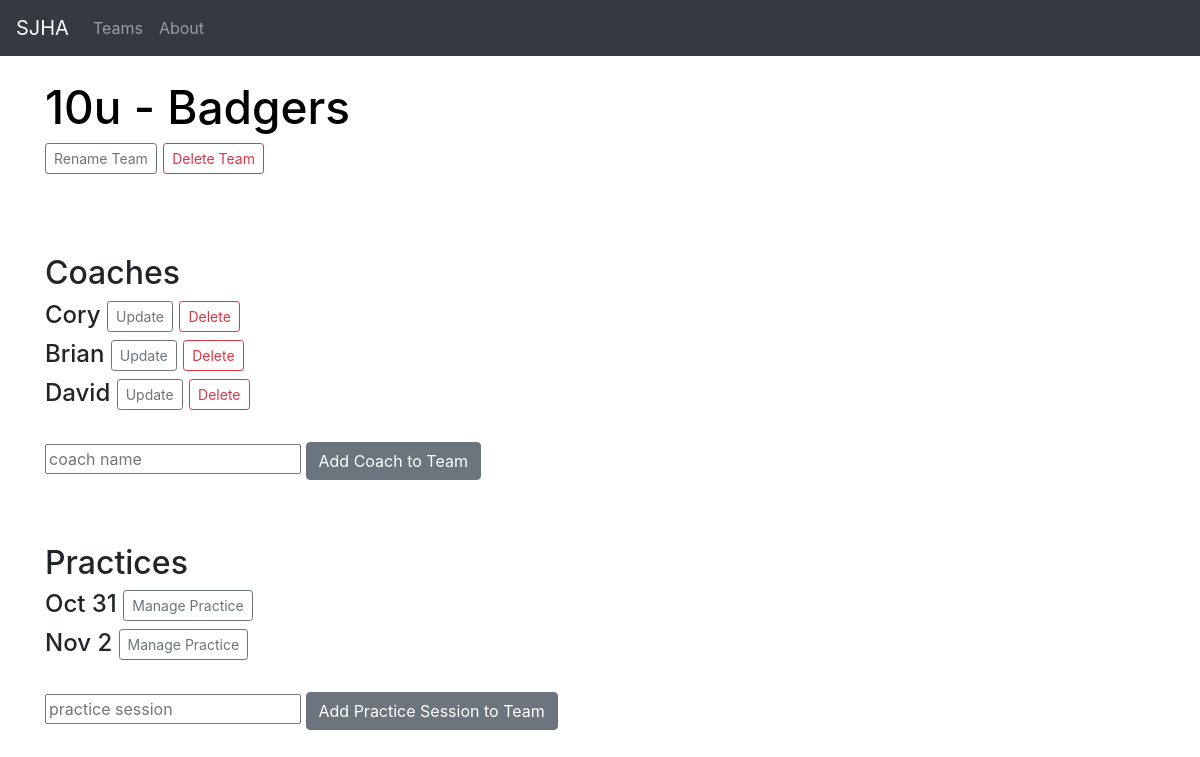
The page /manageteam/1 on the database its author committed.
### app.py (models this page shows, shortened)
class Teams(db.Model):
    id = db.Column(db.Integer, primary_key=True)
    name = db.Column(db.String(200), nullable=False)
    date_created = db.Column(db.DateTime, default=datetime.utcnow)

class Coaches(db.Model):
    id = db.Column(db.Integer, primary_key=True)
    name = db.Column(db.String(200), nullable=False)
    date_created = db.Column(db.DateTime, default=datetime.utcnow)
    team_id = db.Column(db.Integer)

class Practices(db.Model):
    id = db.Column(db.Integer, primary_key=True)
    name = db.Column(db.String(200), nullable=False)
    date_created = db.Column(db.DateTime, default=datetime.utcnow)
    team_id = db.Column(db.Integer)

### app.py (the view)
@app.route('/manageteam/<int:team_id>', methods=['POST', 'GET'])
def manageteam(team_id):
    team = Teams.query.get_or_404(team_id)
    coaches = Coaches.query.filter(Coaches.team_id == team_id)
    practices = Practices.query.filter(Practices.team_id == team_id)
    return render_template('manageteam.html',team=team, coaches=coaches, practices=practices)

### templates/manageteam.html (shortened to what this page needs)
{% extends 'base.html' %}
{% block content %}
    <div class="container">
     <h1>{{team.name}}</h1>
     <h4>
            <a href="/teamupdate/{{team.id}}" class="btn btn-outline-secondary btn-sm">Rename Team</a>
            <a href="/teamdelete/{{team.id}}" class="btn btn-outline-danger btn-sm">Delete Team</a>
        </h4>
    <br/>
    <br/><br/>
    <h2>Coaches</h2>
         {% for coach in coaches %}
         <h4>
              {{coach.name}}
              <a href="/coachupdate/{{coach.id}}" class="btn btn-outline-secondary btn-sm">Update</a>
              <a href="/coachdelete/{{coach.id}}" class="btn btn-outline-danger btn-sm">Delete</a>
         </h4>
         {% endfor %}
         <br/>
         <form action="/coachadd/{{team.id}}" METHOD="POST">
           <input type="text" placeholder="coach name" name="name">
           <input type="submit" value="Add Coach to Team" class="btn btn-secondary">
           <br/>
         </form>
         <br/>
         <br/>
    <h2>Practices</h2>
         {% for practice in practices %}
         <h4>
              {{practice.name}}
              <a href="/managepractice/{{team.id}}/{{practice.id}}" class="btn btn-outline-secondary btn-sm">Manage Practice</a>
         </h4>
        {% endfor %}
         <br/>
         <form action="/practiceadd/{{team.id}}" METHOD="POST">
           <input type="text" placeholder="practice session" name="name">
           <input type="submit" value="Add Practice Session to Team" class="btn btn-secondary">
           <br/>
         </form>
    </div>
{% endblock %}

### static/css/style.css (style rules this page uses)
h1 { color:black; font-size:46px; }
body { background: white; }

### rows shown on the page
Teams: name "10u - Badgers"
Coaches: name "Cory"
Coaches: name "Brian"
Coaches: name "David"
Practices: name "Oct 31"
Practices: name "Nov 2"
